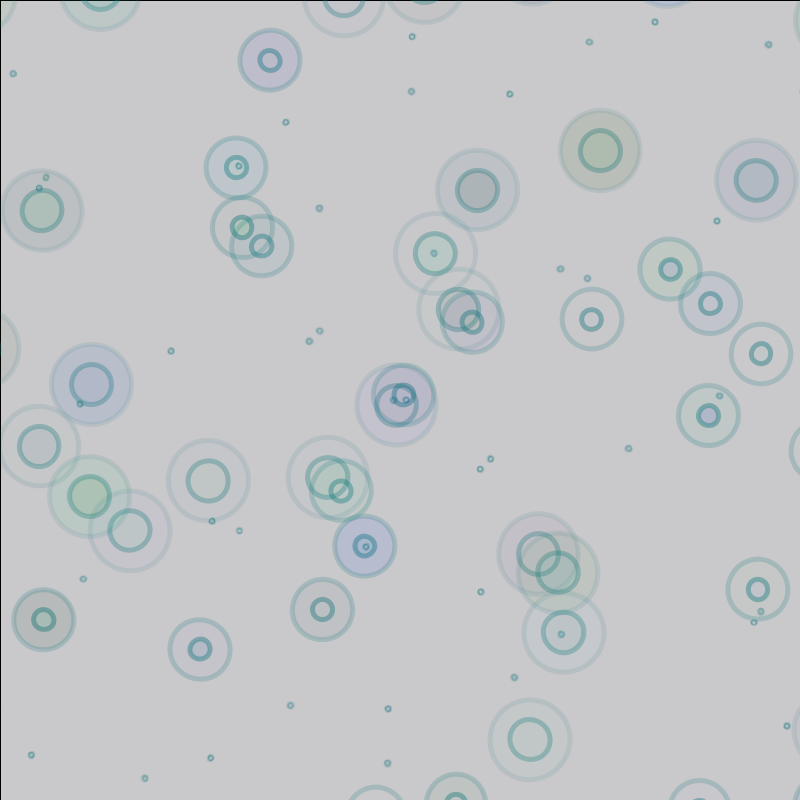
Frame 1 (no input)
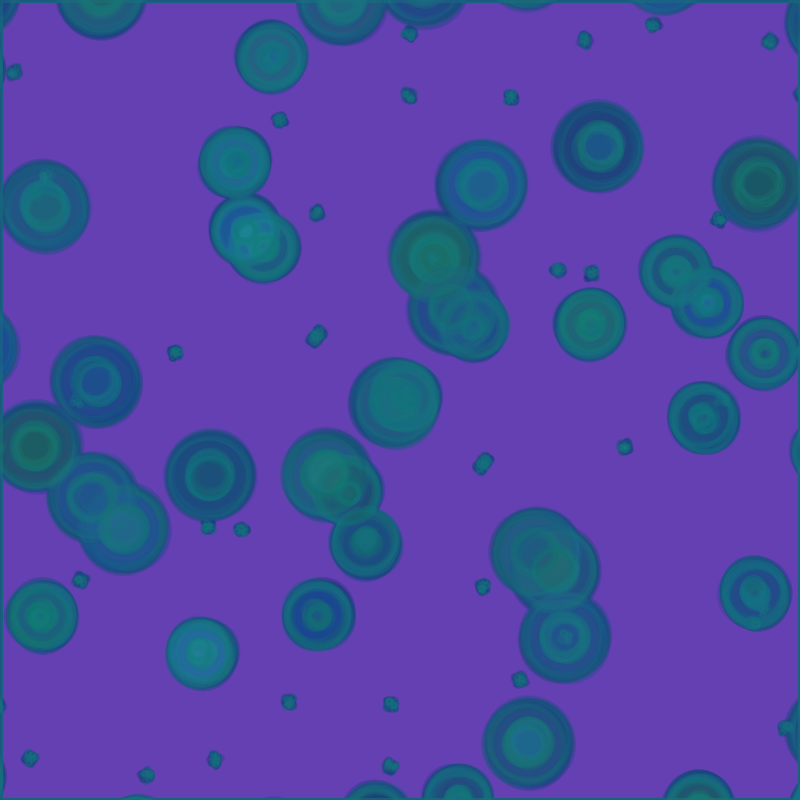
Frame 60 (the mouse pressed at the canvas centre just before this capture)
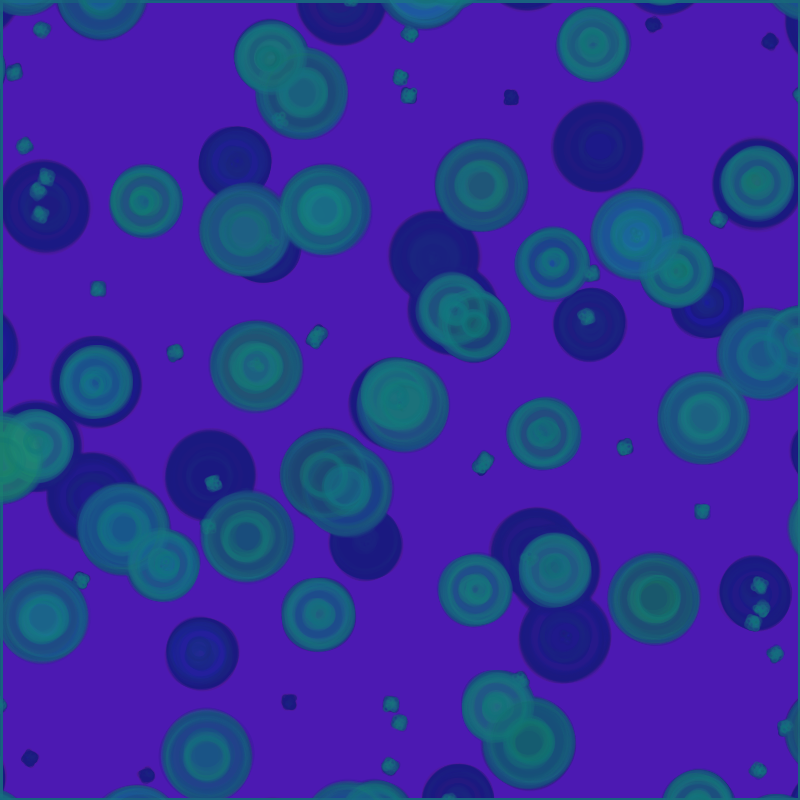
Frame 120 (the mouse held since frame 60 and released just before this capture)

The Processing sketch that drew these frames (run headless with seeded random() and noise(); from frame 60 on, the mouse is pressed at the canvas centre):

// Processing sketch: processing_71953
// ── processing_71953.pde

int x = mouseX/10;
int spacing = 20;
int count = 5;



void setup() {
  size(800, 800);
  smooth();
 
}

void draw() { 
  fill(45, 6, 150, 5);
  rect(0, 0, width, height);
  translate(width/2, height/2);





  for (int i = 0; i < 9;i++) {
    for (int j = 0; j < 7; j++) {
      rotate(radians(map(mouseX, 0, width, 0, 180))+
        radians(map(mouseY, 0, height, 0, 360))+count);


      bullseye (i*100+int(random(10)), j*100+int(random(10)), 5);
    }
  }
  //}
}
void bullseye(int xPos, int yPos, int numCircles) {
  stroke(20, 250, 255);
  strokeWeight(5);
   for (int i=0;i < numCircles;i++)
  {
    rotate(PI);
    stroke(16, 117, 121, map(i, 0, numCircles, 127, 0));
    ellipse(xPos, yPos, i*spacing, i*spacing);

    fill(random(x, 55), random(x, 225), random(x, 255), random(x,25));

    ellipse(yPos, xPos, i, i);
  }
}
